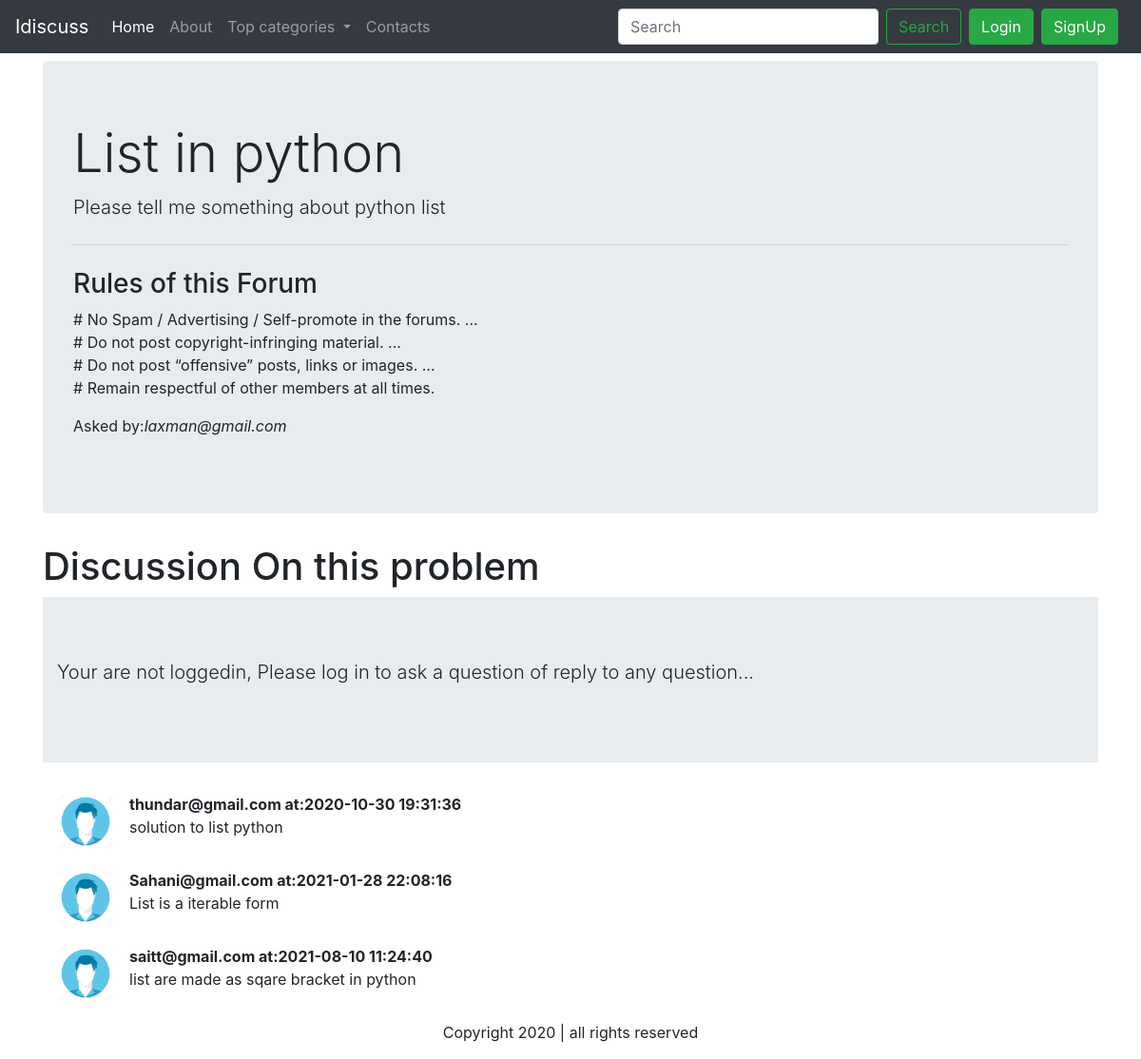
Page /thread.php?threadid=2 on the committed database.
### tables this page shows
CREATE TABLE `threads` (
  `thread_id` int(8) NOT NULL,
  `thread_title` varchar(255) NOT NULL,
  `thread_descr` text NOT NULL,
  `thread_cat_id` int(8) NOT NULL,
  `thread_user_id` int(8) NOT NULL,
  `timestamp` datetime DEFAULT current_timestamp()
);

CREATE TABLE `user` (
  `sno` int(8) NOT NULL,
  `user_email` varchar(30) NOT NULL,
  `user_pass` varchar(255) NOT NULL,
  `timestamp` datetime NOT NULL DEFAULT current_timestamp()
);

CREATE TABLE `comments` (
  `comment_id` int(8) NOT NULL,
  `comment_content` text NOT NULL,
  `thread_id` int(8) NOT NULL,
  `commented_by` int(8) NOT NULL,
  `comment_time` datetime NOT NULL DEFAULT current_timestamp()
);

### thread.php (the view, shortened to what this page needs)
<!doctype html>
<html lang="en">
<head>
    <link rel="stylesheet" href="https://cdn.jsdelivr.net/npm/bootstrap@4.5.3/dist/css/bootstrap.min.css"
>
</head>
<body>
<?php include('partials/_dbconnect.php'); ?>
    <?php include('partials/_header.php'); ?>
    <?php
    $id = $_GET['threadid'];
    $qry = "SELECT * FROM `threads` WHERE thread_id = $id";
    $rst = mysqli_query($conn, $qry);
    while ( $row = mysqli_fetch_assoc($rst)){
       $ttitle = $row['thread_title'];
       $tdescr = $row['thread_descr'];
       $thread_user_id = $row['thread_user_id'];
       $query2 = "SELECT user_email FROM `user` WHERE sno = '$thread_user_id'";
       $result2 = mysqli_query($conn, $query2);
       $row2 = mysqli_fetch_assoc($result2);
       $posted_by = $row2['user_email'];
    }
    ?>
    <div class="container my-2">
        <div class="jumbotron">
            <h1 class="display-4"> <?php echo $ttitle;  ?> </h1>
            <p class="lead"><?php echo $tdescr; ?></p>
            <hr class="my-4">
            <p>
            <h3>Rules of this Forum</h3>
            # No Spam / Advertising / Self-promote in the forums. ...<br>
            # Do not post copyright-infringing material. ...<br>
            # Do not post “offensive” posts, links or images. ...<br>
            # Remain respectful of other members at all times.</p>
            <p>Asked by:<em><?php echo $posted_by; ?></em></p>
        </div>
    </div>
    <div class="container">
        <h1>Discussion On this problem</h1>
<?php
    if(isset($_SESSION['loggedin']) && $_SESSION['loggedin']==true){
        echo '
        <button type="button" class="btn btn-primary" data-toggle="modal" data-target="#exampleModal">
            Reply to this question
        </button>
        <div class="modal fade" id="exampleModal" tabindex="-1" aria-labelledby="exampleModalLabel" aria-hidden="true">
            <div class="modal-dialog">
                <div class="modal-content">
                    <div class="modal-header">
                        <h5 class="modal-title" id="exampleModalLabel">Your Comment</h5>
                        <button type="button" class="close" data-dismiss="modal" aria-label="Close">
                            <span aria-hidden="true">&times;</span>
                        </button>
                    </div>
                    <div class="modal-body">
                    <form method ="post" action = "'.$_SERVER["REQUEST_URI"].'">
                            <div class="form-group">
                                <label for="exampleInputPassword1">Your comment regarding above question</label>
                                <div class="form-group">
                                    <textarea class="form-control" name="cmt" id="exampleFormControlTextarea1"
                                        rows="3"></textarea>
                                    <input type="hidden" name="sno" value="'.$_SESSION["sno"].'">
                                </div>
                            </div>
                    </div>
                    <div class="modal-footer">
                        <button type="button" class="btn btn-secondary" data-dismiss="modal">Close</button>
                        <button type="submit" class="btn btn-primary">Submit</button>
                    </div>
                    </form>
                </div>
            </div>
        </div>
    </div>';
    }
    else{
        echo '<div class="jumbotron jumbotron-fluid">
        <div class="container">
          <p class="lead">Your are not loggedin, Please log in to ask a question of reply to any question...</p>
        </div>
      </div>';
    }
?>
    <div class="container">
        <?php
            $id = $_GET['threadid'];
            $query = "SELECT * FROM `comments` WHERE thread_id = $id";
            $result = mysqli_query($conn, $query);
            while($row = mysqli_fetch_assoc($result)){
                $comment = $row['comment_content'];
                $cmt_time = $row['comment_time'];
                $userid = $row['commented_by'];
                $query2 = "SELECT user_email FROM `user` WHERE sno = '$userid'";
                $result2 = mysqli_query($conn, $query2);
                $row2 = mysqli_fetch_assoc($result2);
            echo '<div class="media my-3">
            <img src="img/userr.jpg" width="60px" class="mr-3 " alt="...">
            <div class="media-body">
            <p class ="font-weight-bold my-0">'.$row2['user_email'].' at:'.$cmt_time.'</p>
                <p class="mt-0">'.$comment.'</p>
                </div>
                </div>';
            }
    ?>
    </div>
    </div>
    <?php include('partials/_footer.php'); ?>
</body>
</html>

### rows in the picture
threads: thread_title "List in python", thread_descr "Please tell me something about python list"
user: user_email "laxman@gmail.com"
comments: user.user_email "thundar@gmail.com", comment_time "2020-10-30 19:31:36", comment_content "solution to list python"
comments: user.user_email "Sahani@gmail.com", comment_time "2021-01-28 22:08:16", comment_content "List is a iterable form"
comments: user.user_email "saitt@gmail.com", comment_time "2021-08-10 11:24:40", comment_content "list are made as sqare bracket in python"
